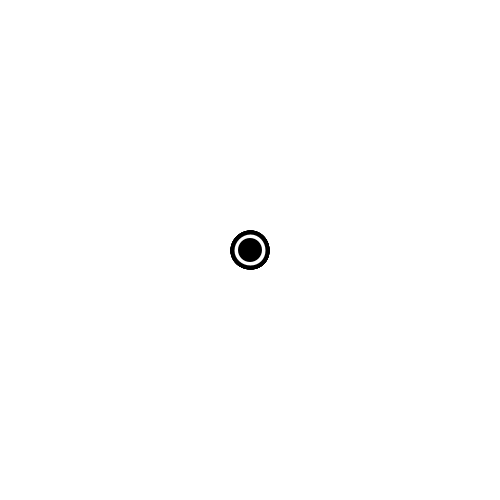
Frame 1 (no input)
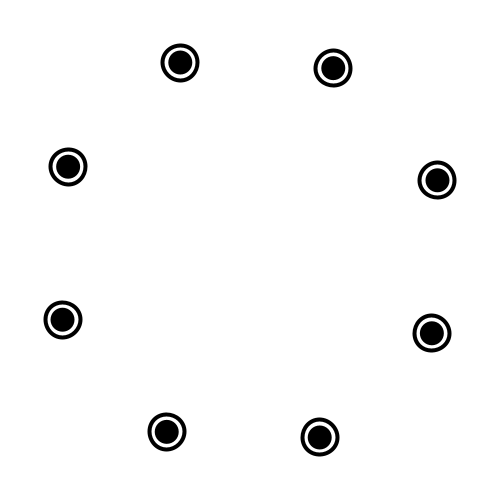
Frame 60 (the mouse pressed at the canvas centre just before this capture)
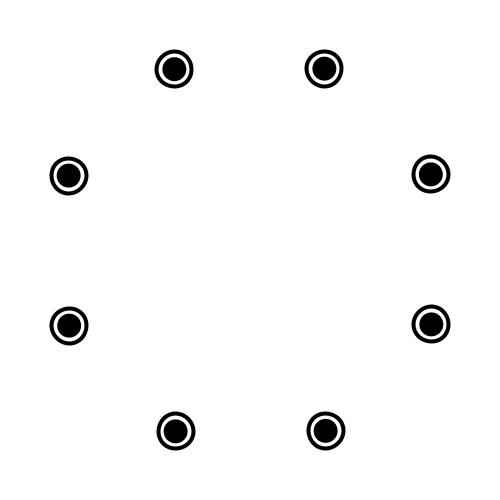
Frame 120 (the mouse held since frame 60 and released just before this capture)

The Processing sketch that drew these frames (run headless with seeded random() and noise(); from frame 60 on, the mouse is pressed at the canvas centre):

// Processing sketch: AddLifeBetter
// ── AddLifeBetter.pde
float finalRadius = 196;
float radius = 0;
float velocity = 0;
 
//Play around with these until you get the result you want:    
float dampConstant = 0.19;
float springConstant = 0.1;
float angVel = 0.01;
 
int r = 24;
 
void setup() {
  size(500, 500);
 
  smooth();
}
 
void draw() {
 
  int T = frameCount % 200;   //Loop the animation
 
  background(255);   //Use background() instead of drawing a white rectangle!
  translate(width/2, height/2);
 
 
  if (T<8) {   //Reset the variables
 
    radius = 0;
    velocity = 0;
  }
 
  if ((T>=8) ) {
    finalRadius = min(196,exp(T*0.15));
 
    float acceleration = springConstant*(finalRadius - radius) - dampConstant*velocity;
    velocity += acceleration;
    radius += velocity;
  }
 
  for (int i = 0; i < 8; i++) {
    stroke(0);
    strokeWeight(4);
    fill(255);
    ellipse((radius)*cos(PI*i/4+radius*angVel), (radius)*sin(PI*i/4+radius*angVel), r+11 ,r+11);
    noStroke();
    fill(0);
    ellipse(radius*cos(PI*i/4+radius*angVel), radius*sin(PI*i/4+radius*angVel), r, r);
 
  }
}
